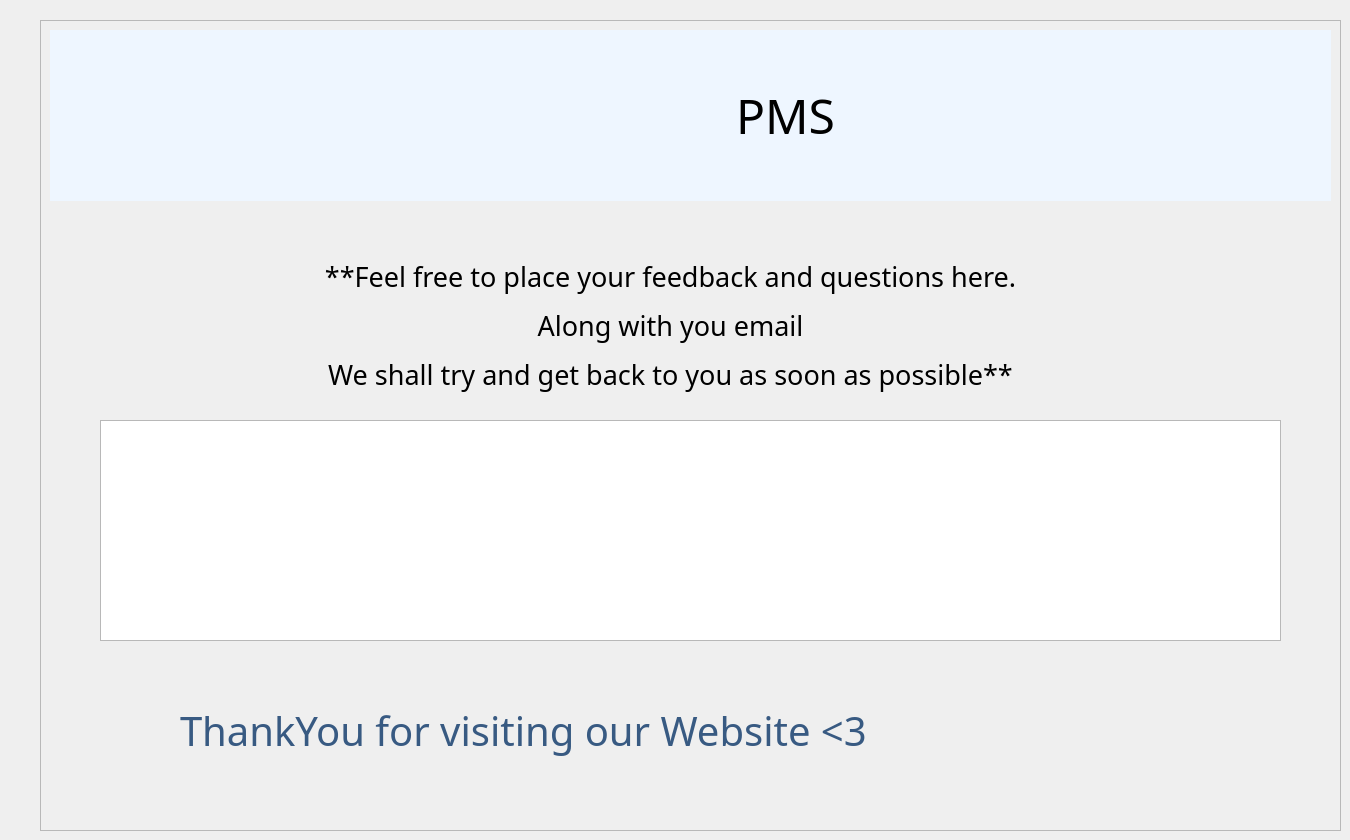
    <widget class="QWidget" name="FAQ">
     <widget class="QFrame" name="frame_12">
      <property name="geometry">
       <rect>
        <x>40</x>
        <y>20</y>
        <width>1301</width>
        <height>811</height>
       </rect>
      </property>
      <property name="frameShape">
       <enum>QFrame::StyledPanel</enum>
      </property>
      <property name="frameShadow">
       <enum>QFrame::Raised</enum>
      </property>
      <widget class="QLabel" name="label_19">
       <property name="geometry">
        <rect>
         <x>10</x>
         <y>10</y>
         <width>191</width>
         <height>171</height>
        </rect>
       </property>
       <property name="styleSheet">
        <string notr="true">background-color: rgb(238, 246, 255);</string>
       </property>
       <property name="text">
        <string/>
       </property>
       <property name="pixmap">
        <pixmap>images/yup.png</pixmap>
       </property>
       <property name="scaledContents">
        <bool>true</bool>
       </property>
      </widget>
      <widget class="QLabel" name="label_170">
       <property name="geometry">
        <rect>
         <x>200</x>
         <y>10</y>
         <width>1091</width>
         <height>171</height>
        </rect>
       </property>
       <property name="sizePolicy">
        <sizepolicy hsizetype="Expanding" vsizetype="Expanding">
         <horstretch>0</horstretch>
         <verstretch>0</verstretch>
        </sizepolicy>
       </property>
       <property name="font">
        <font>
         <family>Rockwell Condensed</family>
         <pointsize>36</pointsize>
        </font>
       </property>
       <property name="styleSheet">
        <string notr="true">background-color: rgb(238, 246, 255);</string>
       </property>
       <property name="text">
        <string>PMS</string>
       </property>
       <property name="alignment">
        <set>Qt::AlignCenter</set>
       </property>
      </widget>
      <widget class="QLabel" name="label_21">
       <property name="geometry">
        <rect>
         <x>30</x>
         <y>220</y>
         <width>1201</width>
         <height>171</height>
        </rect>
       </property>
       <property name="font">
        <font>
         <family>Rockwell Condensed</family>
         <pointsize>20</pointsize>
        </font>
       </property>
       <property name="text">
        <string>&lt;html&gt;&lt;head/&gt;&lt;body&gt;&lt;p&gt;**Feel free to place your feedback and questions here.&lt;/p&gt;&lt;p&gt;Along with you email&lt;/p&gt;&lt;p&gt;We shall try and get back to you as soon as possible**&lt;/p&gt;&lt;/body&gt;&lt;/html&gt;</string>
       </property>
       <property name="alignment">
        <set>Qt::AlignCenter</set>
       </property>
      </widget>
      <widget class="QTextEdit" name="textEdit_3">
       <property name="geometry">
        <rect>
         <x>60</x>
         <y>400</y>
         <width>1181</width>
         <height>221</height>
        </rect>
       </property>
       <property name="font">
        <font>
         <pointsize>20</pointsize>
        </font>
       </property>
      </widget>
      <widget class="QLabel" name="label_22">
       <property name="geometry">
        <rect>
         <x>140</x>
         <y>630</y>
         <width>1091</width>
         <height>161</height>
        </rect>
       </property>
       <property name="font">
        <font>
         <family>Segoe UI Light</family>
         <pointsize>30</pointsize>
        </font>
       </property>
       <property name="styleSheet">
        <string notr="true">color:rgb(56, 90, 130);
</string>
       </property>
       <property name="text">
        <string>ThankYou for visiting our Website &lt;3</string>
       </property>
      </widget>
     </widget>
    </widget>
